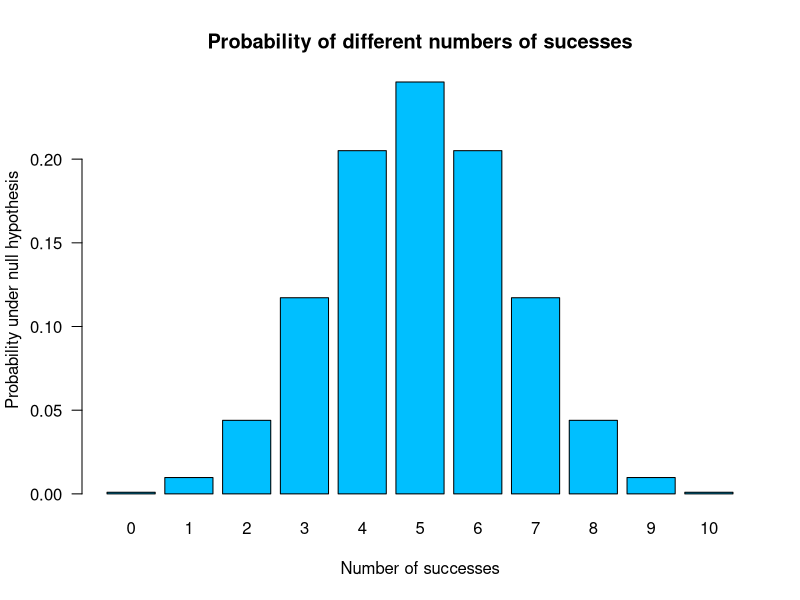
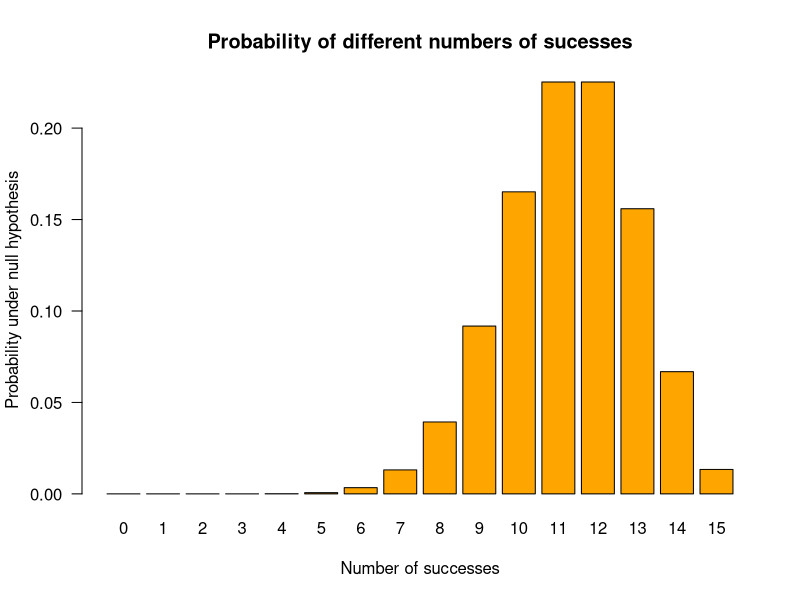

Reproduce these figures in R, in order.
## ---- chunk 1
knitr::opts_chunk$set(echo = TRUE)
setwd(getwd())
## ---- chunk 2
n <- 10
k <- 2
p <- 0.5

binom.test(k,
           n,
           p = p,
           alternative = "two.sided",
           conf.level = 0.95)
## ---- chunk 3
n <- 10
k <- 2
p <- 0.5

x <- seq(0, n)
y <- dbinom(x,
            size = n,
            prob = p)

barplot(height = y,
        names.arg = x,
        col = "deepskyblue",
        main = "Probability of different numbers of sucesses",
        xlab = "Number of successes",
        ylab = "Probability under null hypothesis",
        las = 1)
## ---- chunk 4
s <- seq(0, 2)
dbinom(s,
       size = n,
       prob = p)
## ---- chunk 5
sum(dbinom(s,
           size = n,
           prob = p))
## ---- chunk 6
sum(dbinom(c(0, 1, 2, 8, 9, 10),
           size = n,
           prob = p))
## ---- chunk 7
n <- 15
p <- 0.75
x <- seq(0, n)
y <- dbinom(x,
            size = n,
            prob = p)

barplot(height = y,
        names.arg = x,
        col = "orange",
        main = "Probability of different numbers of sucesses",
        xlab = "Number of successes",
        ylab = "Probability under null hypothesis",
        las = 1)
## ---- chunk 8
suc <- dbinom(seq(0, 15),
              size = n,
              prob = p)
sum(suc[suc <= dbinom(7,
                      size = n,
                      prob = p)])
